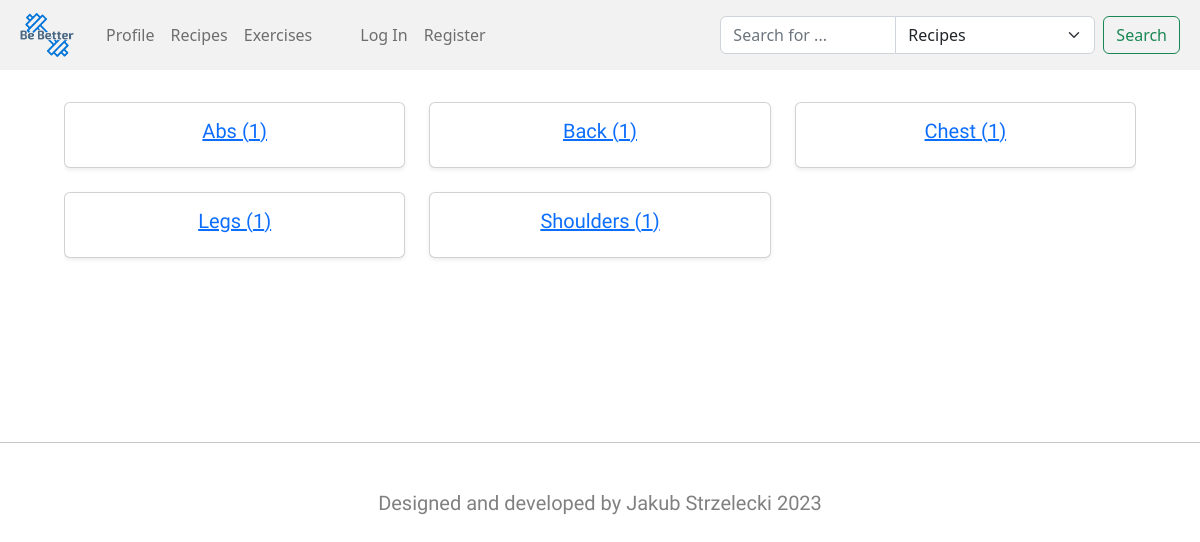
The app's page /types with its own data.
### fitness_app/models.py (models this page shows, shortened)
class Exercise(models.Model):
    name = models.CharField(max_length=100)
    type = models.CharField(max_length=50)
    video_link = models.URLField()
    description = models.JSONField(default=dict)

### fitness_app/views.py (the view)
# urls.py: path('types', views.types, name='types'),
def types(request):
    types = set()
    exercises = Exercise.objects.all()
    for exercise in exercises:
        types.add(exercise.type)
    types = sorted(types)
    type_counts = {}
    for type in types:
        type_count = len(Exercise.objects.filter(type=type))
        type_counts[type] = type_count
    return render(request, 'fitness_app/types.html', {
        'types': types,
        'type_counts': type_counts,
    })

### fitness_app/templates/fitness_app/types.html
{% extends "fitness_app/layout.html" %} {% block title %} Types {% endblock %} {% block body %}
<div class="row">
	{% for type, count in type_counts.items %}
	<div class="col-md-4 text-center">
		<a href="{% url 'type' type|slugify %}">
			<div class="card mb-4 shadow-sm">
				<div class="card-body">
					<h5 class="card-title">{{ type }} ({{ count }})</h5>
				</div>
			</div>
		</a>
	</div>
	{% endfor %}
</div>
{% endblock %}

### fitness_app/static/fitness_app/styles.css (style rules this page uses)
html { scroll-behavior: smooth; }

### records on screen
Exercise: type_counts "Abs"
Exercise: type_counts "Back"
Exercise: type_counts "Chest"
Exercise: type_counts "Legs"
Exercise: type_counts "Shoulders"

### other values on screen
{{ count }} "1" "1" "1" "1" "1"
